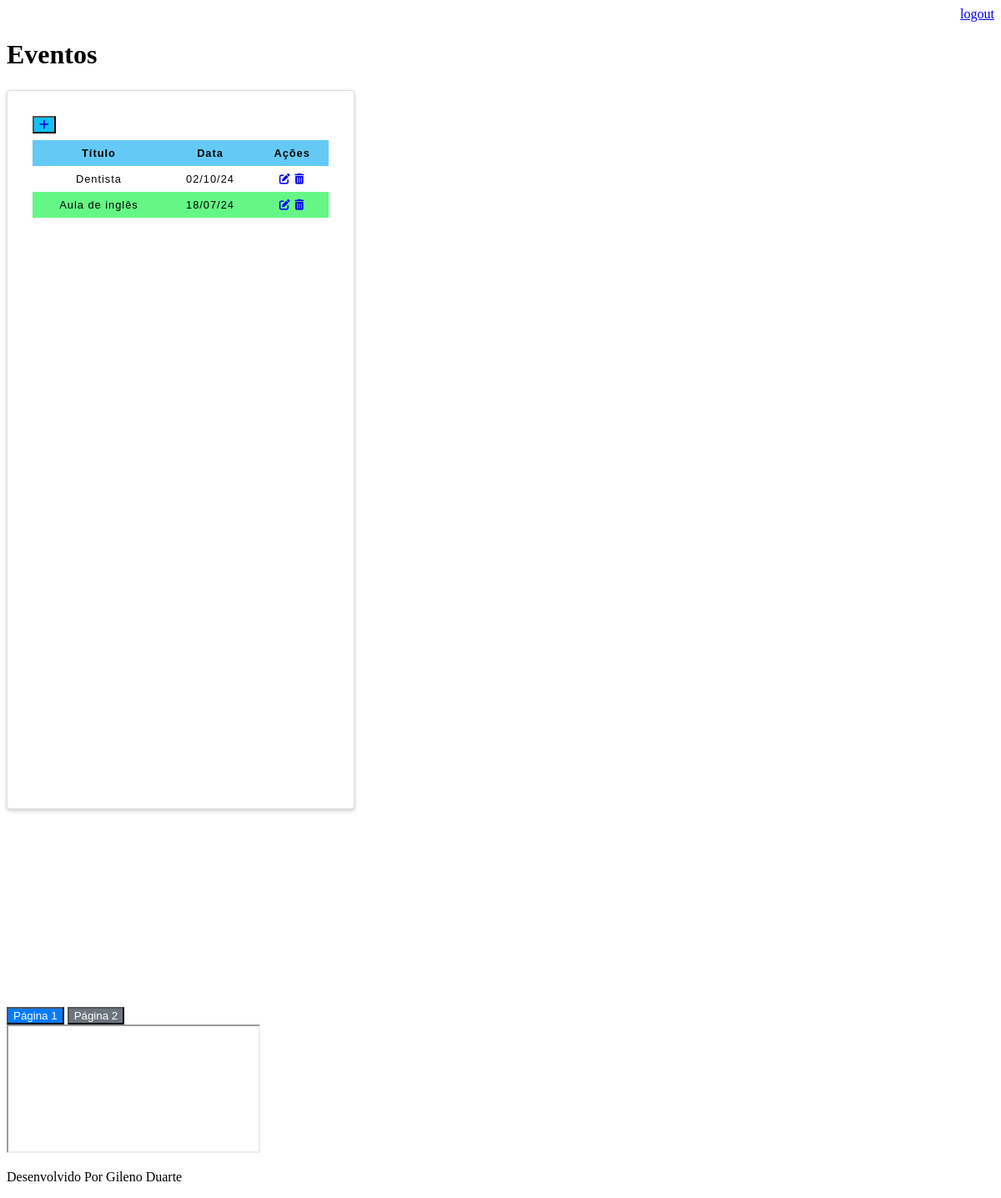
The page /agenda/ (signed in) on the database as committed earlier.
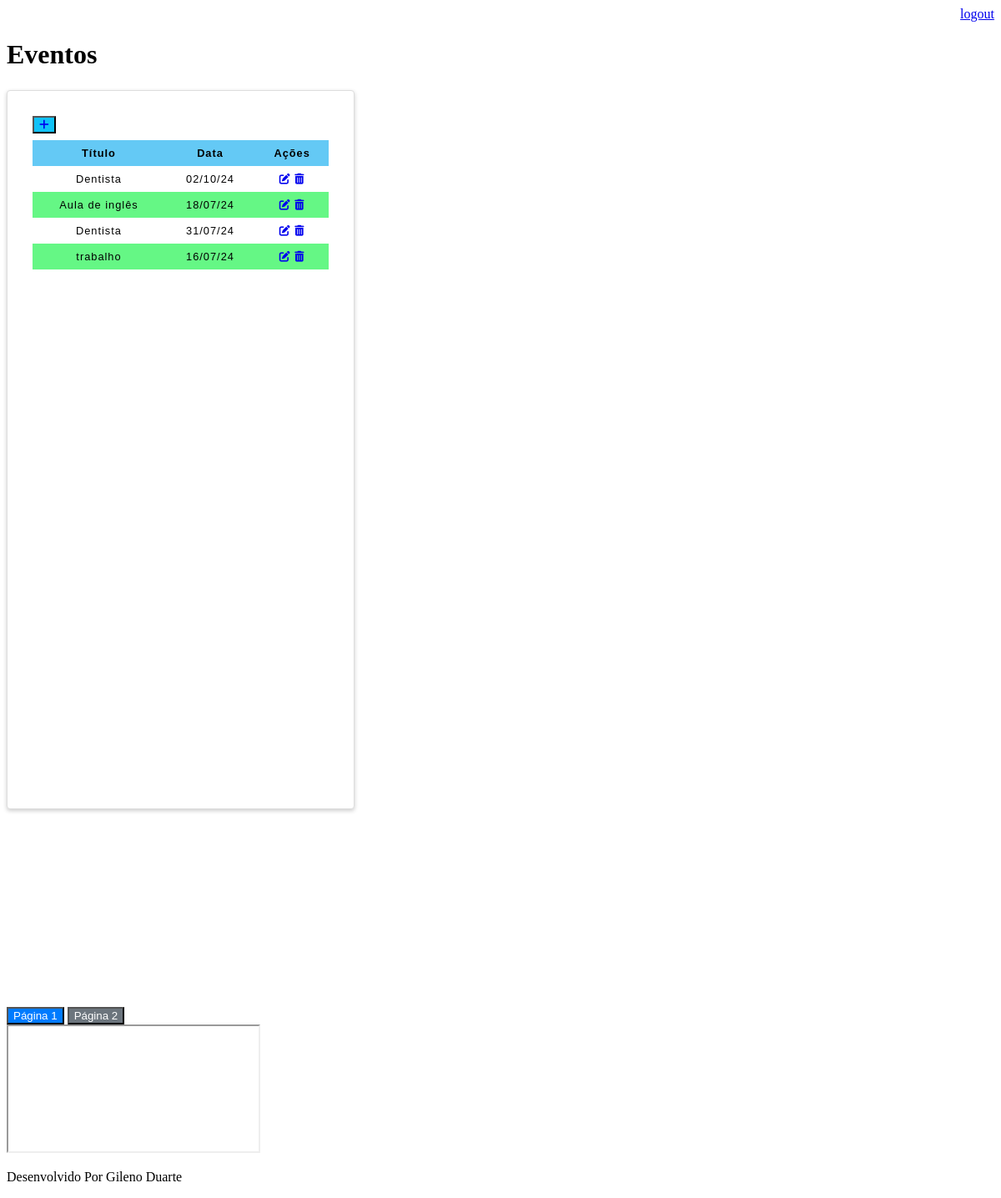
The same page on the database as committed later.
### core/models.py (models this page shows, shortened)
class Evento(models.Model):
    titulo=models.CharField(max_length=100)
    descricao=models.TextField(blank=True, null=True)
    data_evento = models.DateTimeField()
    data_criacao= models.DateTimeField(auto_now=True)
    usuario = models.ForeignKey(User, on_delete=models.CASCADE)
    class Meta:
        db_table = 'evento'
    def get_data_evento(self):
        return self.data_evento.strftime('%d/%m/%y')

### core/views.py (the view)
# urls.py: path('agenda/', views.lista_eventos),
@login_required(login_url='/login/')
def lista_eventos(request):
    usuario= request.user
    evento = Evento.objects.filter(usuario=usuario)
    dados={'eventos': evento}
    return render(request,'agenda.html', dados)

### templates/agenda.html (shortened to what this page needs)
{% extends "model-page.html" %}
{% block content %}
  <h1>Eventos</h1>
  <div class="evento-container">
    <button class="bt-adicao"><a href="evento/" ><i class="fa fa-plus" aria-hidden="true"></i></a></button>
        <div class="evento">
            <table class="table-class">
                <thead>
                    <tr>
                        <th scope="col">Título</th>
                        <th scope="col">Data</th>
                        <th scope="col">Ações</th>
                    </tr>
                </thead>
                <tbody>
                    {% for evento in eventos %}
                        <tr>
                            <td>{{ evento.titulo }}</td>
                            <td>{{ evento.get_data_evento }}</td>
                            <td>
                                <a href="evento/?id={{ evento.id }}"><i class="fas fa-edit acoes"></i></a> <a href="evento/delete/{{ evento.id }}"><i class="fas fa-trash-alt"></i></a>
                            </td>
                        </tr>
                    {% endfor %}
                </tbody>
            </table>
        </div>
  </div>
  <div class="container-iframe">
        <div class="navigation">
            <button class="btn-primary" onclick="loadPage('page1.html')">Página 1</button>
            <button class="btn-secondary" onclick="loadPage('page2.html')">Página 2</button>
        </div>
        <iframe id="content-frame" src="page1.html"></iframe>
    </div>
{% endblock %}

Rows that differ between the two databases and show on the page:
added Evento: titulo "Dentista", get_data_evento "31/07/24"
added Evento: titulo "trabalho", get_data_evento "16/07/24"
